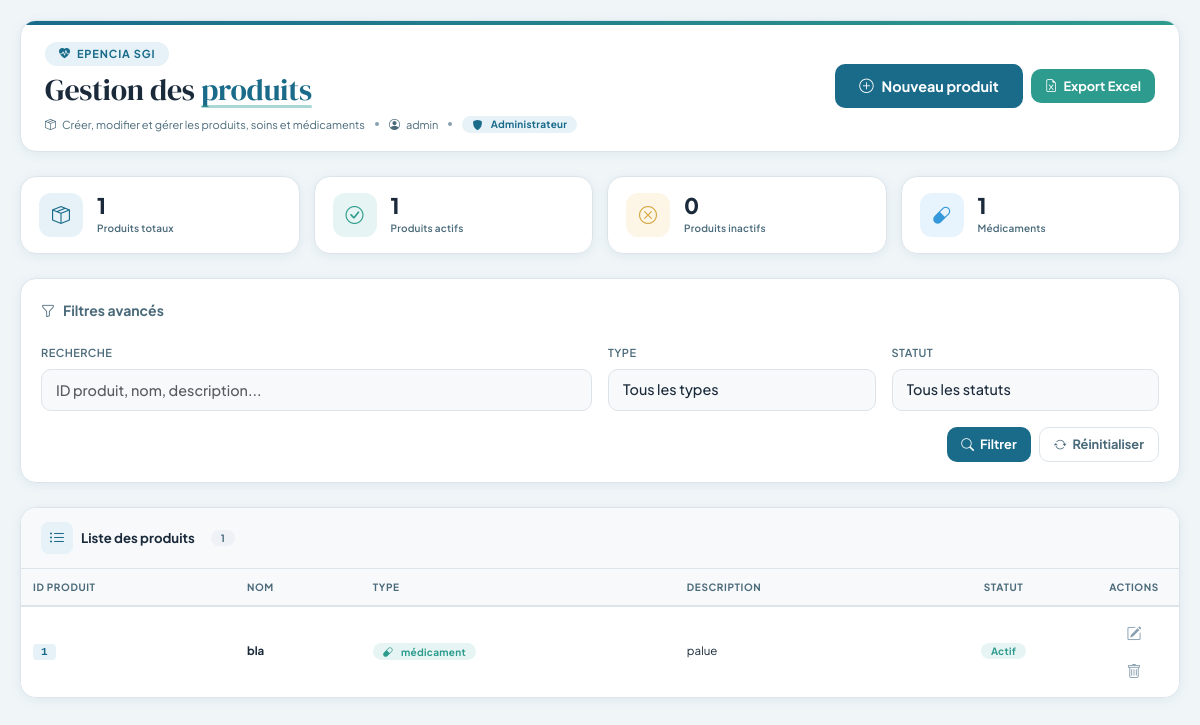
The page /views/produit/gestion-produit.php (signed in) on the database its author committed.
### tables this page shows
CREATE TABLE IF NOT EXISTS `produits` (
  `produit_id` varchar(100) NOT NULL,
  `nom` varchar(200) DEFAULT NULL,
  `type` enum('soins','examen','médicament') DEFAULT NULL,
  `description` text,
  `statut` enum('actif','inactif') DEFAULT NULL,
  PRIMARY KEY (`produit_id`)
);

### views/produit/gestion-produit.php (the view, shortened to what this page needs)
<?php
require_once 'database/database.php';
$user_role = $_SESSION['role'] ?? '';
$user_nom = $_SESSION['nom_prenom'] ?? 'Utilisateur';
function getStatusBadge($status) {
    $statusMap = [
        'actif' => ['class' => 'success', 'label' => 'Actif'],
        'inactif' => ['class' => 'danger', 'label' => 'Inactif'],
        'ACTIF' => ['class' => 'success', 'label' => 'Actif'],
        'INACTIF' => ['class' => 'danger', 'label' => 'Inactif'],
        'en attente' => ['class' => 'warning', 'label' => 'En attente'],
        'payé' => ['class' => 'success', 'label' => 'Payé'],
        'impayé' => ['class' => 'danger', 'label' => 'Impayé'],
        'annulé' => ['class' => 'secondary', 'label' => 'Annulé'],
        'partiel' => ['class' => 'warning', 'label' => 'Partiel'],
    ];
    $status = strtolower($status ?? 'inactif');
    $info = $statusMap[$status] ?? ['class' => 'secondary', 'label' => ucfirst($status)];
    return '<span class="badge bg-' . $info['class'] . '">' . $info['label'] . '</span>';
}
function getRoleBadge($role) {
    $roleMap = [
        'Superviseur' => ['class' => 'danger', 'icon' => 'bi-shield-check'],
        'Administrateur' => ['class' => 'primary', 'icon' => 'bi-shield-fill'],
        'Pharmacien' => ['class' => 'info', 'icon' => 'bi-capsule'],
        'Medecin' => ['class' => 'success', 'icon' => 'bi-heart-pulse']
    ];
    $info = $roleMap[$role] ?? ['class' => 'secondary', 'icon' => 'bi-person'];
    return '<span class="badge bg-' . $info['class'] . '"><i class="bi ' . $info['icon'] . ' me-1"></i>' . htmlspecialchars($role) . '</span>';
}
function getTypeBadge($type) {
    $typeMap = [
        'soins' => ['class' => 'primary', 'icon' => 'bi-heart-pulse'],
        'examen' => ['class' => 'warning', 'icon' => 'bi-microscope'],
        'médicament' => ['class' => 'success', 'icon' => 'bi-capsule']
    ];
    $info = $typeMap[$type] ?? ['class' => 'secondary', 'icon' => 'bi-box'];
    return '<span class="badge bg-' . $info['class'] . '"><i class="bi ' . $info['icon'] . ' me-1"></i>' . htmlspecialchars($type) . '</span>';
}
$limit = 15;
$page = max(1, (int)($_POST['page'] ?? $_GET['page'] ?? 1));
$offset = ($page - 1) * $limit;
$search = trim($_POST['search'] ?? $_GET['search'] ?? '');
$sql = 'SELECT * FROM produits';
$params = [];
$count_sql = str_replace('SELECT *', 'SELECT COUNT(*)', $sql);
$count_stmt = $pdo->prepare($count_sql);
$count_stmt->execute($params);
$total_produits = $count_stmt->fetchColumn();
$sql .= ' ORDER BY nom ASC LIMIT ' . (int)$limit . ' OFFSET ' . (int)$offset;
$stmt = $pdo->prepare($sql);
$stmt->execute();
$produits = $stmt->fetchAll(PDO::FETCH_ASSOC);
$stmt = $pdo->query('SELECT COUNT(*) FROM produits');
$total_general = $stmt->fetchColumn();
$stmt = $pdo->query('SELECT COUNT(*) FROM produits WHERE statut = "actif"');
$total_actif = $stmt->fetchColumn();
$stmt = $pdo->query('SELECT COUNT(*) FROM produits WHERE statut = "inactif"');
$total_inactif = $stmt->fetchColumn();
$stmt = $pdo->query('SELECT type, COUNT(*) as count FROM produits GROUP BY type');
$types_stats_raw = $stmt->fetchAll(PDO::FETCH_ASSOC);
$types_stats = [];
foreach ($types_stats_raw as $s) {
    $types_stats[$s['type']] = $s['count'];
}
?>
<!DOCTYPE html>
<html lang="fr">
<head>
    <link href="https://cdn.jsdelivr.net/npm/bootstrap@5.3.2/dist/css/bootstrap.min.css" rel="stylesheet">
    <link href="https://cdn.jsdelivr.net/npm/bootstrap-icons@1.11.3/font/bootstrap-icons.css" rel="stylesheet">
</head>
<body>
<div class="app-container">
    <header class="page-header">
        <div class="header-left">
            <div class="medical-badge">
                <i class="bi bi-heart-pulse-fill"></i> Epencia SGI
            </div>
            <h1>Gestion des <span class="highlight">produits</span></h1>
            <div class="subtitle">
                <i class="bi bi-box-seam"></i>
                Créer, modifier et gérer les produits, soins et médicaments
                <span class="dot"></span>
                <i class="bi bi-person-circle"></i> <?php echo htmlspecialchars($user_nom); ?>
                <span class="dot"></span>
                <?php echo getRoleBadge($user_role); ?>
            </div>
        </div>
        <div class="header-actions">
            <button class="btn-medical-primary" data-bs-toggle="modal" data-bs-target="#addModal">
                <i class="bi bi-plus-circle"></i> <span>Nouveau produit</span>
            </button>
            <form method="POST" class="d-inline">
                <button type="submit" name="export_excel" class="btn-medical-secondary btn-sm-medical">
                    <i class="bi bi-file-earmark-excel"></i> <span>Export Excel</span>
                </button>
            </form>
        </div>
    </header>
    <div class="stats-grid">
        <div class="stat-card fade-in fade-in-d1">
            <div class="stat-icon blue"><i class="bi bi-box-seam"></i></div>
            <div class="stat-content">
                <div class="stat-value"><?= number_format($total_general) ?></div>
                <div class="stat-label">Produits totaux</div>
            </div>
        </div>
        <div class="stat-card fade-in fade-in-d2">
            <div class="stat-icon teal"><i class="bi bi-check-circle"></i></div>
            <div class="stat-content">
                <div class="stat-value"><?= number_format($total_actif) ?></div>
                <div class="stat-label">Produits actifs</div>
            </div>
        </div>
        <div class="stat-card fade-in fade-in-d3">
            <div class="stat-icon warning"><i class="bi bi-x-circle"></i></div>
            <div class="stat-content">
                <div class="stat-value"><?= number_format($total_inactif) ?></div>
                <div class="stat-label">Produits inactifs</div>
            </div>
        </div>
        <div class="stat-card fade-in fade-in-d4">
            <div class="stat-icon info"><i class="bi bi-capsule"></i></div>
            <div class="stat-content">
                <div class="stat-value"><?= number_format($types_stats['médicament'] ?? 0) ?></div>
                <div class="stat-label">Médicaments</div>
            </div>
        </div>
    </div>
    <form method="POST" action="" id="filterForm" class="filter-section fade-in">
        <div class="filter-title"><i class="bi bi-funnel"></i> Filtres avancés</div>
        <div class="row g-3">
            <div class="col-md-6">
                <label class="form-label">Recherche</label>
                <input type="text" class="form-control" name="search" value="<?= htmlspecialchars($search) ?>" placeholder="ID produit, nom, description...">
            </div>
            <div class="col-md-3">
                <label class="form-label">Type</label>
                <select name="type" class="form-select">
                    <option value="">Tous les types</option>
                </select>
            </div>
            <div class="col-md-3">
                <label class="form-label">Statut</label>
                <select name="statut" class="form-select">
                    <option value="">Tous les statuts</option>
                </select>
            </div>
            <div class="col-12">
                <div class="d-flex gap-2 justify-content-end">
                    <button type="submit" name="apply_filters" class="btn-medical-primary btn-sm-medical">
                        <i class="bi bi-search"></i> Filtrer
                    </button>
                    <button type="submit" name="reset_filters" class="btn-medical-outline btn-sm-medical">
                        <i class="bi bi-arrow-repeat"></i> Réinitialiser
                    </button>
                </div>
            </div>
        </div>
    </form>
    <div class="card-modern fade-in">
        <div class="card-header">
            <h5>
                <span class="header-icon blue"><i class="bi bi-list-ul"></i></span>
                Liste des produits
                <span class="badge bg-secondary ms-2"><?= number_format($total_produits) ?></span>
            </h5>
        </div>
        <div class="card-body p-0">
            <div class="table-wrapper">
                <table class="table table-dashboard">
                    <thead>
                        <tr>
                            <th>ID Produit</th>
                            <th>Nom</th>
                            <th>Type</th>
                            <th>Description</th>
                            <th class="text-center">Statut</th>
                            <th class="text-center" style="width:90px;">Actions</th>
                        </tr>
                    </thead>
                    <tbody>
                        <?php if (empty($produits)): ?>
                            <tr>
                                <td colspan="6" class="text-center py-5" style="color:var(--medical-text-muted);">
                                    <i class="bi bi-inbox" style="font-size:3rem;display:block;margin-bottom:12px;opacity:0.3;"></i>
                                    <?php if ($total_general == 0): ?>
                                        <strong>Aucun produit enregistré.</strong>
                                        <br>
                                        <span style="font-size:13px;">Cliquez sur "Nouveau produit" pour en créer un.</span>
                                    <?php else: ?>
                                        <strong>Aucun produit trouvé avec ces filtres.</strong>
                                        <br>
                                        <span style="font-size:13px;">Essayez de modifier vos filtres de recherche.</span>
                                    <?php endif; ?>
                                </td>
                            </tr>
                        <?php else: ?>
                            <?php foreach ($produits as $p): ?>
                                <tr>
                                    <td>
                                        <code style="font-size:clamp(11px,0.75vw,13px);color:var(--medical-blue);font-weight:600;background:var(--medical-blue-light);padding:2px 8px;border-radius:4px;">
                                            <?= htmlspecialchars($p['produit_id']) ?>
                                        </code>
                                    </td>
                                    <td><strong><?= htmlspecialchars($p['nom']) ?></strong></td>
                                    <td><?= getTypeBadge($p['type']) ?></td>
                                    <td><?= htmlspecialchars($p['description'] ?? '-') ?></td>
                                    <td class="text-center"><?= getStatusBadge($p['statut']) ?></td>
                                    <td>
                                        <div class="actions-group">
                                            <button type="button" class="btn-action edit" data-bs-toggle="modal" data-bs-target="#editModal"
                                                data-id="<?= htmlspecialchars($p['produit_id']) ?>" title="Modifier">
                                                <i class="bi bi-pencil-square"></i>
                                            </button>
                                            <button type="button" class="btn-action delete" data-bs-toggle="modal" data-bs-target="#deleteModal"
                                                data-id="<?= htmlspecialchars($p['produit_id']) ?>"
                                                data-nom="<?= htmlspecialchars($p['nom']) ?>"
                                                title="Supprimer">
                                                <i class="bi bi-trash"></i>
                                            </button>
                                        </div>
                                    </td>
                                </tr>
                            <?php endforeach; ?>
                        <?php endif; ?>
                    </tbody>
                </table>
            </div>
        </div>
    </div>
</div>
</body>
</html>

### rows shown on the page
produits: produit_id "1", nom "bla", type "médicament", description "palue", statut "Actif"

### other values the page prints
$user_nom "admin"
$role "Administrateur"
$total_general "1"
$total_actif "1"
$total_inactif "0"
$types_stats['médicament'] "1"
$total_produits "1"
